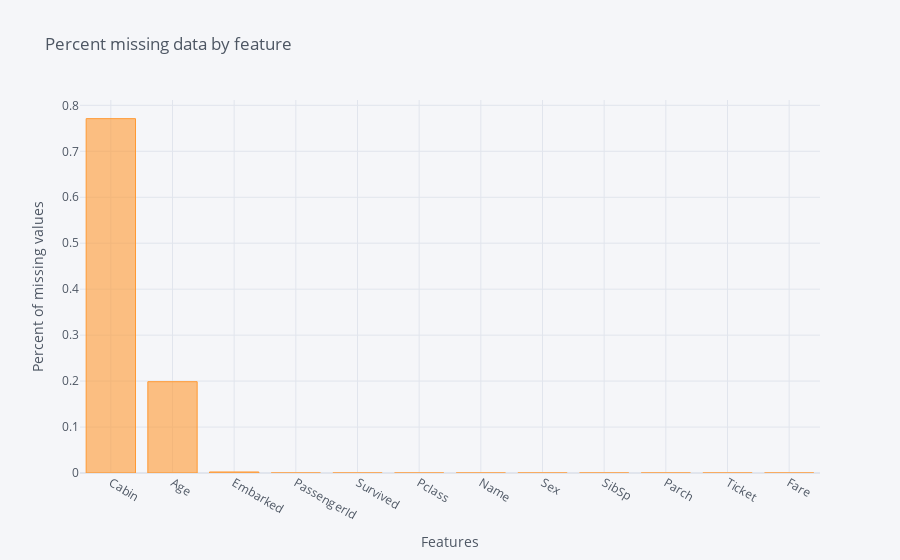

The notebook cell saved with this chart:
### Markdown cell above
Untuk mempersiapkan data yang akan digunakan untuk machine learning, tidak boleh ada data yang hilang. Sedangkan data yang ada dari dunia nyata pasti ada yang kosong. Berikut ini cara mencari data yang kosong dari sebuah file.

### Code cell
missing_values = draw_missing_data_table(titanic_df)
display(missing_values)
missing_values[['Percent']].iplot(kind='bar', xTitle='Features', yTitle='Percent of missing values', title='Percent missing data by feature')

### Figure 1 — Plotly figure (JSON) as saved in the notebook; plotly's stock layout.template omitted (floating-point values rounded to 4 significant figures)
{"data": [{"marker": {"color": "rgba(255, 153, 51, 0.6)", "line": {"color": "rgba(255, 153, 51, 1.0)", "width": 1}}, "name": "Percent", "orientation": "v", "text": "", "type": "bar", "x": ["Cabin", "Age", "Embarked", "PassengerId", "Survived", "Pclass", "Name", "Sex", "SibSp", "Parch", "Ticket", "Fare"], "y": [0.771, 0.1987, 0.002245, 0, 0, 0, 0, 0, 0, 0, 0, 0]}], "layout": {"autosize": true, "legend": {"bgcolor": "#F5F6F9", "font": {"color": "#4D5663"}}, "paper_bgcolor": "#F5F6F9", "plot_bgcolor": "#F5F6F9", "title": {"font": {"color": "#4D5663"}, "text": "Percent missing data by feature"}, "xaxis": {"autorange": true, "gridcolor": "#E1E5ED", "range": [-0.5, 11.5], "showgrid": true, "tickfont": {"color": "#4D5663"}, "title": {"font": {"color": "#4D5663"}, "text": "Features"}, "type": "category", "zerolinecolor": "#E1E5ED"}, "yaxis": {"autorange": true, "gridcolor": "#E1E5ED", "range": [0, 0.8116], "showgrid": true, "tickfont": {"color": "#4D5663"}, "title": {"font": {"color": "#4D5663"}, "text": "Percent of missing values"}, "type": "linear", "zerolinecolor": "#E1E5ED"}}}
